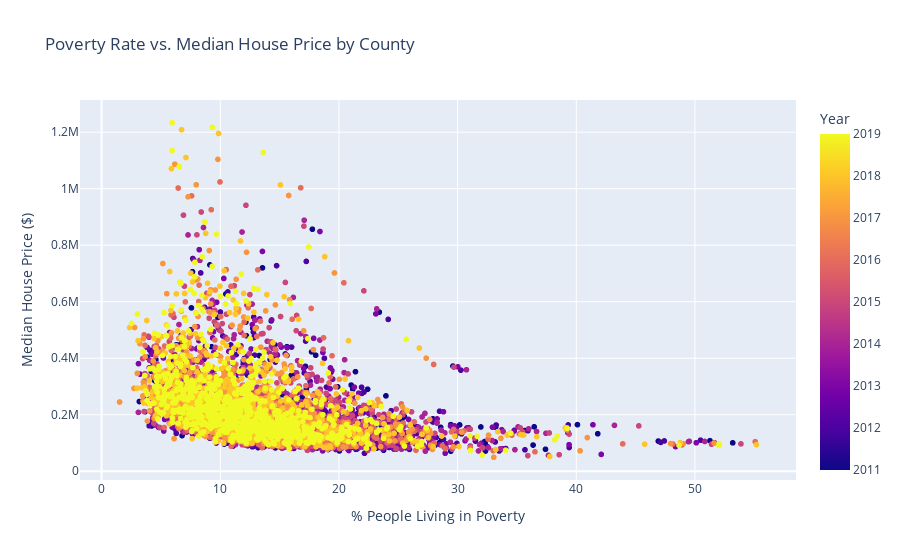

Notebook code for this chart:
### Code cell
region_df = clean_data_df[['County Name', 'Combined FIPS', 'Year', '% People Living in Poverty', 'Median House Price ($)']]

# Calculate Pearson correlation coefficient
correlation = region_df['% People Living in Poverty'].corr(region_df['Median House Price ($)'])
print(f'Pearson Correlation Coefficient between Poverty Rate and Housing Price: {correlation}')

# Create an interactive scatter plot with Plotly
fig = px.scatter(clean_data_df, x='% People Living in Poverty', y='Median House Price ($)', color='Year', 
                 hover_data=['County Name'], 
                 title='Poverty Rate vs. Median House Price by County')

fig.show()

### Figure 1 — Plotly figure (JSON) as saved in the notebook; plotly's stock layout.template omitted (floating-point values rounded to 4 significant figures; data arrays with more than 128 entries replaced by an {"elided": "..."} marker saying what was removed)
{"data": [{"customdata": {"elided": "7447x1 str values"}, "hovertemplate": "% People Living in Poverty=%{x}<br>Median House Price ($)=%{y}<br>County Name=%{customdata[0]}<br>Year=%{marker.color}<extra></extra>", "legendgroup": "", "marker": {"color": {"elided": "7447 int values"}, "coloraxis": "coloraxis", "symbol": "circle"}, "mode": "markers", "name": "", "showlegend": false, "type": "scattergl", "x": {"elided": "7447 float values"}, "xaxis": "x", "y": {"elided": "7447 int values"}, "yaxis": "y"}], "layout": {"coloraxis": {"colorbar": {"title": {"text": "Year"}}, "colorscale": [[0, "#0d0887"], [0.1111, "#46039f"], [0.2222, "#7201a8"], [0.3333, "#9c179e"], [0.4444, "#bd3786"], [0.5556, "#d8576b"], [0.6667, "#ed7953"], [0.7778, "#fb9f3a"], [0.8889, "#fdca26"], [1, "#f0f921"]]}, "legend": {"tracegroupgap": 0}, "title": {"text": "Poverty Rate vs. Median House Price by County"}, "xaxis": {"anchor": "y", "domain": [0, 1], "title": {"text": "% People Living in Poverty"}}, "yaxis": {"anchor": "x", "domain": [0, 1], "title": {"text": "Median House Price ($)"}}}}
